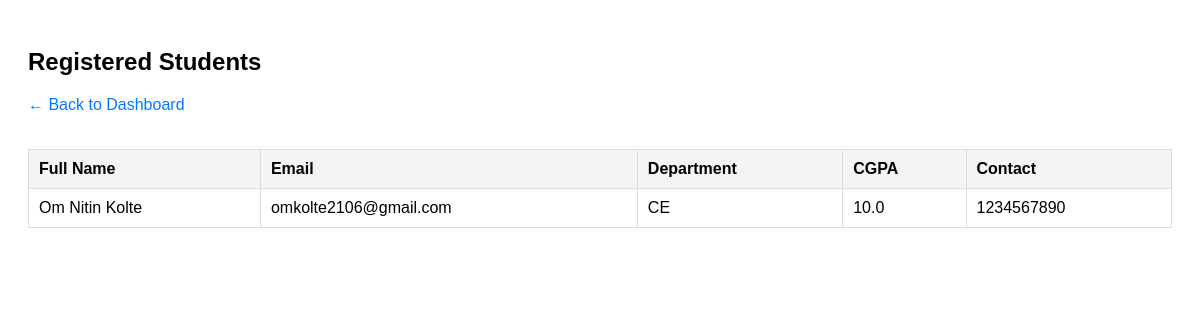
/admin_students (signed in), run on an earlier commit of the app's database.
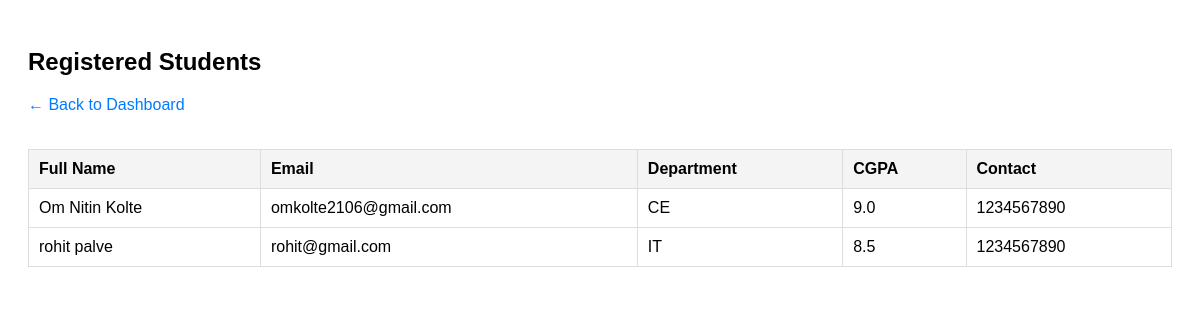
And on a later commit of the database.
### models.py (models this page shows, shortened)
class User(UserMixin, db.Model):
    id = db.Column(db.Integer, primary_key=True)
    full_name = db.Column(db.String(120), nullable=False)
    email = db.Column(db.String(120), unique=True, nullable=False)
    password = db.Column(db.String(200), nullable=False)
    role = db.Column(db.String(20))
    department = db.Column(db.String(100))
    cgpa = db.Column(db.Float)
    contact = db.Column(db.String(20))

### app.py (the view)
@app.route("/admin_students")
@login_required
def admin_students():
    if current_user.role != "admin":
        return redirect(url_for("dashboard"))
    students = User.query.filter_by(role="student").all()
    return render_template(
        "admin_students.html",
        students=students
    )

### app.py (called while the page is built)
@login_manager.user_loader
def load_user(user_id):
    if user_id.startswith("user_"):
        return db.session.get(User, int(user_id.split("_")[1]))
    if user_id.startswith("company_"):
        return db.session.get(Company, int(user_id.split("_")[1]))
    return None

### templates/admin_students.html (shortened to what this page needs)
<!DOCTYPE html>
<html lang="en">
<head>
</head>
<body>
    <h2>Registered Students</h2>
    <a href="{{ url_for('dashboard') }}" class="back">← Back to Dashboard</a>
    <table>
        <thead>
            <tr>
                <th>Full Name</th>
                <th>Email</th>
                <th>Department</th>
                <th>CGPA</th>
                <th>Contact</th>
            </tr>
        </thead>
        <tbody>
            {% for student in students %}
            <tr>
                <td>{{ student.full_name }}</td>
                <td>{{ student.email }}</td>
                <td>{{ student.department }}</td>
                <td>{{ student.cgpa }}</td>
                <td>{{ student.contact }}</td>
            </tr>
            {% endfor %}
        </tbody>
    </table>
</body>
</html>

### templates/admin_students.html (style rules this page uses)
body { font-family: sans-serif; padding: 20px; }
table { width: 100%; border-collapse: collapse; margin-top: 20px; }
th, td { border: 1px solid #ddd; padding: 10px; text-align: left; }
th { background-color: #f4f4f4; }
.back { display: inline-block; margin-bottom: 15px; text-decoration: none; color: #007bff; }

What changed in the data, as far as the page shows it:
changed User "Om Nitin Kolte": cgpa "10.0" → "9.0"
added User: full_name "rohit palve", email "rohit@gmail.com", department "IT", cgpa "8.5", contact "1234567890"
